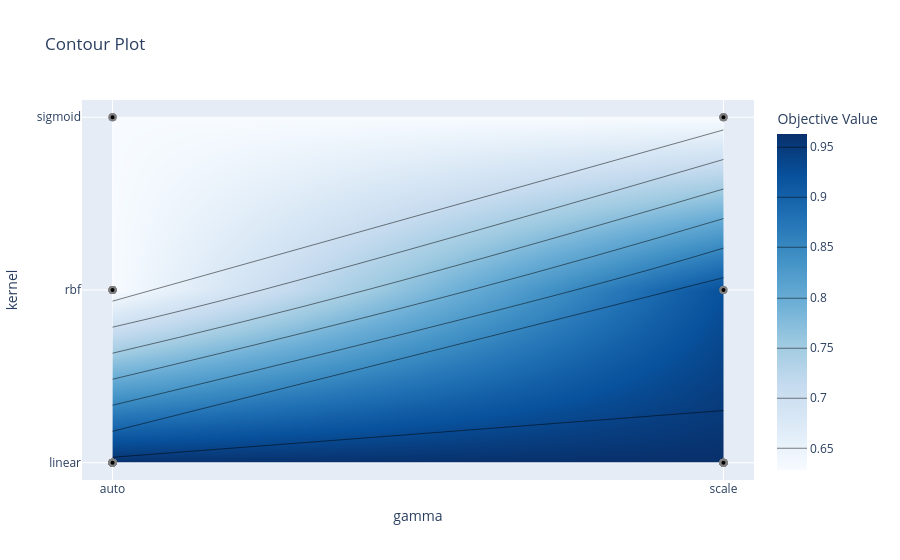

The notebook cell saved with this chart:
### Code cell
optuna.visualization.plot_contour(study_svm, params=['kernel','gamma'])

### Figure 1 — Plotly figure (JSON) as saved in the notebook; plotly's stock layout.template omitted (floating-point values rounded to 4 significant figures)
{"data": [{"colorbar": {"title": {"text": "Objective Value"}}, "colorscale": [[0, "rgb(247,251,255)"], [0.125, "rgb(222,235,247)"], [0.25, "rgb(198,219,239)"], [0.375, "rgb(158,202,225)"], [0.5, "rgb(107,174,214)"], [0.625, "rgb(66,146,198)"], [0.75, "rgb(33,113,181)"], [0.875, "rgb(8,81,156)"], [1, "rgb(8,48,107)"]], "connectgaps": true, "contours": {"coloring": "heatmap"}, "hoverinfo": "none", "line": {"smoothing": 1.3}, "reversescale": false, "type": "contour", "x": ["auto", "scale"], "y": ["linear", "rbf", "sigmoid"], "z": [[0.9604, 0.9626], [0.6286, 0.9208], [0.6286, 0.6286]]}, {"marker": {"color": "black", "line": {"color": "Gray", "width": 2}}, "mode": "markers", "name": "Feasible Trial", "showlegend": false, "type": "scatter", "x": ["scale", "scale", "auto", "auto", "scale", "scale", "auto", "auto", "auto", "auto", "auto", "auto", "auto", "auto", "auto", "auto", "auto", "auto", "scale", "auto", "auto", "auto", "auto", "auto", "auto", "auto", "scale", "auto", "auto", "scale", "auto", "scale", "scale", "scale", "scale", "scale", "scale", "scale", "auto", "scale", "auto", "scale", "scale", "scale", "scale", "scale", "auto", "auto", "scale", "auto"], "y": ["sigmoid", "sigmoid", "linear", "rbf", "rbf", "linear", "linear", "rbf", "rbf", "sigmoid", "linear", "linear", "linear", "linear", "linear", "linear", "linear", "linear", "linear", "sigmoid", "linear", "linear", "linear", "linear", "linear", "linear", "linear", "linear", "rbf", "sigmoid", "sigmoid", "linear", "linear", "linear", "linear", "linear", "linear", "sigmoid", "rbf", "linear", "rbf", "linear", "linear", "linear", "linear", "linear", "linear", "linear", "rbf", "linear"]}, {"marker": {"color": "#cccccc", "line": {"color": "Gray", "width": 2}}, "mode": "markers", "name": "Infeasible Trial", "showlegend": false, "type": "scatter", "x": [], "y": []}], "layout": {"title": {"text": "Contour Plot"}, "xaxis": {"range": [-0.05, 1.05], "title": {"text": "gamma"}, "type": "category"}, "yaxis": {"range": [-0.1, 2.1], "title": {"text": "kernel"}, "type": "category"}}}
